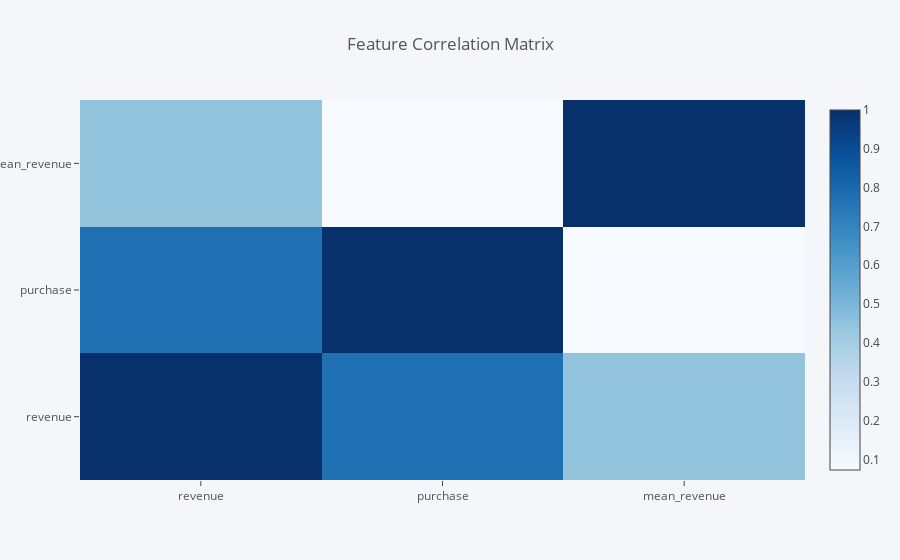

Notebook code cell kept with this figure:
### Code cell
train_set.corr().iplot(kind='heatmap',colorscale="Blues",title="Feature Correlation Matrix")

### Figure 1 — Plotly figure (JSON) as saved in the notebook; plotly's stock layout.template omitted (floating-point values rounded to 4 significant figures)
{"data": [{"colorscale": [[0, "rgb(247,251,255)"], [0.125, "rgb(222,235,247)"], [0.25, "rgb(198,219,239)"], [0.375, "rgb(158,202,225)"], [0.5, "rgb(107,174,214)"], [0.625, "rgb(66,146,198)"], [0.75, "rgb(33,113,181)"], [0.875, "rgb(8,81,156)"], [1, "rgb(8,48,107)"]], "type": "heatmap", "uid": "43e6e3f6-c9a1-43f0-84de-953138d41927", "x": ["revenue", "purchase", "mean_revenue"], "y": ["revenue", "purchase", "mean_revenue"], "z": [[1, 0.7717, 0.447], [0.7717, 1, 0.07261], [0.447, 0.07261, 1]], "zmax": 1, "zmin": 0.07261}], "layout": {"legend": {"bgcolor": "#F5F6F9", "font": {"color": "#4D5663"}}, "paper_bgcolor": "#F5F6F9", "plot_bgcolor": "#F5F6F9", "title": {"font": {"color": "#4D5663"}, "text": "Feature Correlation Matrix"}, "xaxis": {"gridcolor": "#E1E5ED", "showgrid": true, "tickfont": {"color": "#4D5663"}, "title": {"font": {"color": "#4D5663"}, "text": ""}, "zerolinecolor": "#E1E5ED"}, "yaxis": {"gridcolor": "#E1E5ED", "showgrid": true, "tickfont": {"color": "#4D5663"}, "title": {"font": {"color": "#4D5663"}, "text": ""}, "zerolinecolor": "#E1E5ED"}}}
